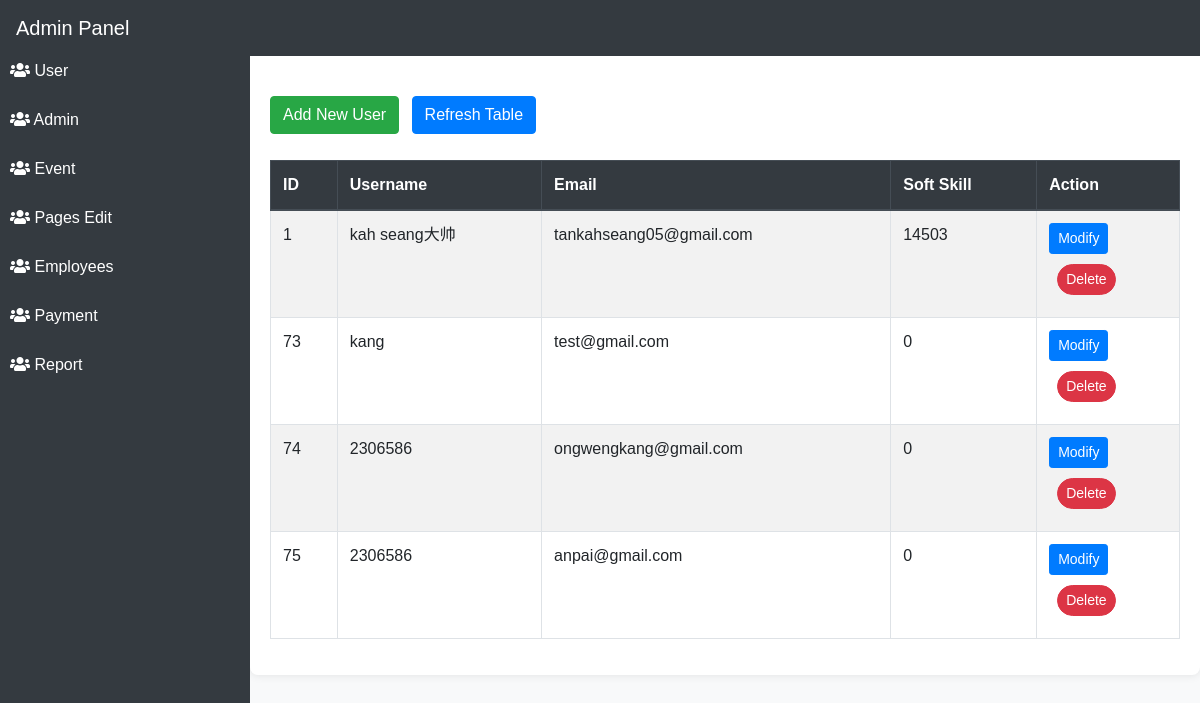
The page /watchuser.php on the database its author committed.
### tables this page shows
CREATE TABLE `users` (
  `user_id` int(11) NOT NULL,
  `username` varchar(255) NOT NULL,
  `password` varchar(255) NOT NULL,
  `email` varchar(200) NOT NULL,
  `user_img` varchar(255) DEFAULT NULL,
  `activation_code` varchar(255) DEFAULT NULL,
  `is_active` tinyint(1) NOT NULL DEFAULT 0,
  `reset_token` varchar(255) DEFAULT NULL,
  `address` varchar(255) NOT NULL,
  `postcode` int(11) NOT NULL,
  `gender` varchar(10) NOT NULL,
  `softskill` int(255) NOT NULL,
  `city` varchar(255) NOT NULL,
  `state` varchar(255) NOT NULL,
  `failed_attempts` int(11) DEFAULT 0,
  `last_attempt_time` datetime DEFAULT NULL
);

### watchuser.php (the view, shortened to what this page needs)
<?php
$connection = mysqli_connect('localhost', 'root', '', 'login');
$query = "SELECT user_id, username, email ,softskill FROM users";
$result = mysqli_query($connection, $query);
?>
<?php include 'adminheader.php'; ?>
<?php include 'adminsidebar.php'; ?>
<div class="content">
    <div class="mb-3">
        <a href="register.php" class="btn btn-success">Add New User</a>
        <button class="btn btn-primary ml-2" onclick="location.reload();">Refresh Table</button>
    </div>
    <table class="table table-striped table-bordered">
        <thead class="thead-dark">
            <tr>
                <th>ID</th>
                <th>Username</th>
                <th>Email</th>
                <th>Soft Skill</th>
                <th>Action</th>
            </tr>
        </thead>
        <tbody>
            <?php
            if ($result) {
                while ($row = mysqli_fetch_assoc($result)) {
                    echo "<tr>";
                    echo "<td>" . $row['user_id'] . "</td>";
                    echo "<td>" . $row['username'] . "</td>";
                    echo "<td>" . $row['email'] . "</td>";
                    echo "<td>" .$row['softskill']."</td>";
                    echo "<td>";
                    echo "<a href='modifyuser.php?user_id=" . $row['user_id'] . "' class='btn btn-primary btn-sm'>Modify</a>";
                    ?>
                    <form method='post' action='watchuser.php' onsubmit="return confirm('Are you sure you want to delete this user?')">
                        <button type='submit' name='submit_delete' class='btn btn-danger btn-sm ml-2 rounded-pill'>Delete</button>
                    </form>
                    <?php
                    echo "</td>";
                    echo "</tr>";
                }
            } else {
                echo "Error: " . $query . "<br>" . mysqli_error($connection);
            }
            ?>
        </tbody>
    </table>
</div>

### adminheader.php (style rules this page uses)
body { font-family: unset; padding-top: 56px; overflow-x: auto; background-color: #f8f9fa; margin: 0; }
.content { margin-left: 250px; padding: 20px; padding-top: 76px; margin-top: 20px; background-color: #fff; border-radius: 8px; box-shadow: 0 0 10px rgba(0, 0, 0, 0.1); }

### adminsidebar.php (style rules this page uses)
body { font-family: unset; margin: 0; padding: 0; }

### watchuser.php (style rules this page uses)
.btn { margin-bottom: 10px; }

### rows shown on the page
users: user_id "1", username "kah seang大帅", email "tankahseang05@gmail.com", softskill "14503"
users: user_id "73", username "kang", email "test@gmail.com", softskill "0"
users: user_id "74", username "2306586", email "ongwengkang@gmail.com", softskill "0"
users: user_id "75", username "2306586", email "anpai@gmail.com", softskill "0"
